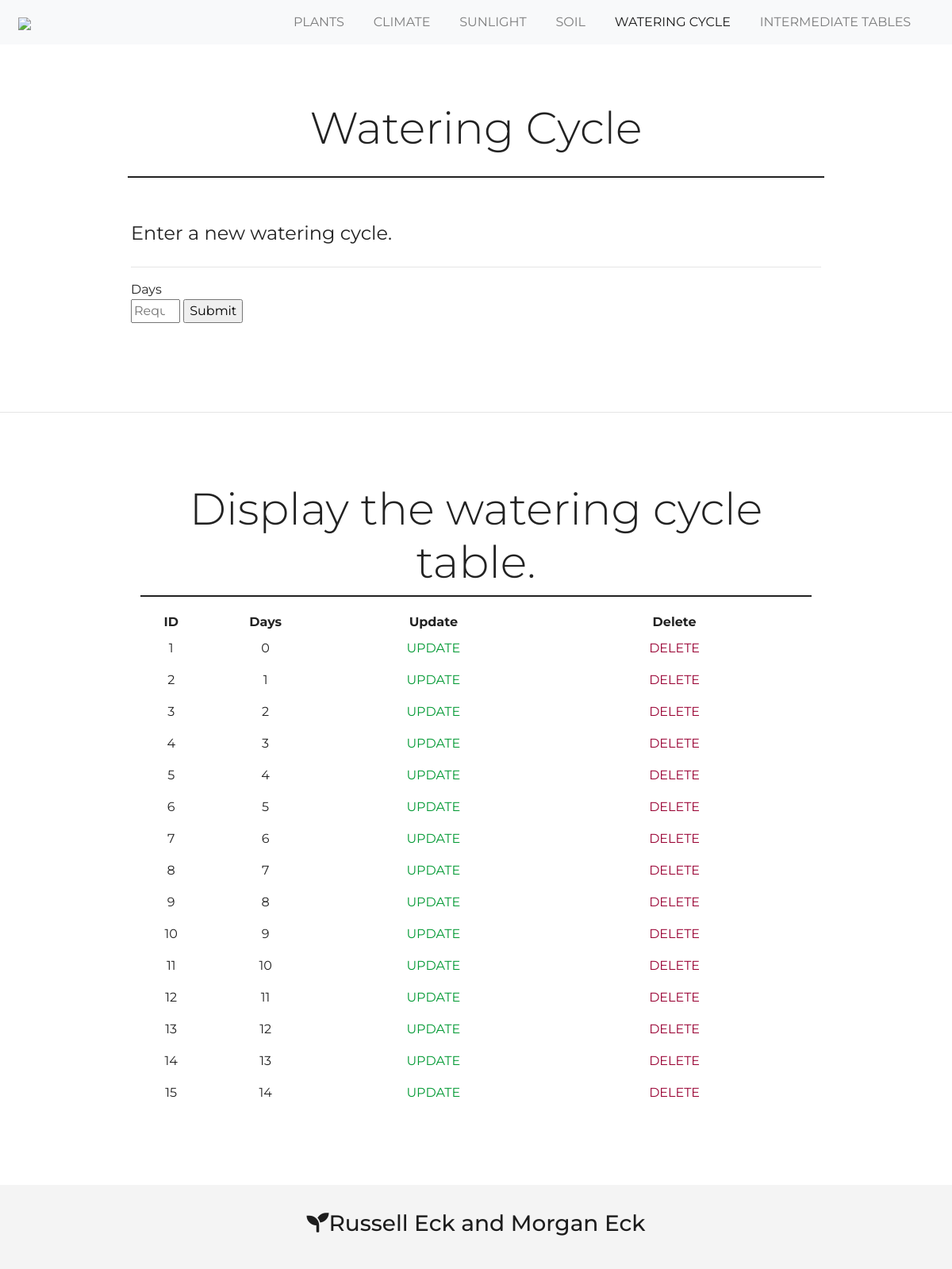
The app's page /wateringcycle.php with its own data.
### tables this page shows
CREATE TABLE `watering_cycle` (
  `id` int(11) NOT NULL,
  `days` int(11) NOT NULL DEFAULT 0
);

### common.php (called while the page is built)
<?php
function escape($html)
{
    return htmlspecialchars($html, ENT_QUOTES | ENT_SUBSTITUTE, "UTF-8");
}

### wateringcycle.php (the view, shortened to what this page needs)
<!DOCTYPE html>
<html lang="en">
<head>
	<link rel="stylesheet" href="https://maxcdn.bootstrapcdn.com/bootstrap/4.0.0/css/bootstrap.min.css">
	<link rel="stylesheet" href="https://cdnjs.cloudflare.com/ajax/libs/font-awesome/4.7.0/css/font-awesome.min.css">
	<link rel="stylesheet" href="https://use.fontawesome.com/releases/v5.8.2/css/all.css">
	<link href="style.css" rel="stylesheet">
</head>
<body>
<nav class = "navbar navbar-expand-md navbar-light bg-light sticky-top">
	<div class = "container-fluid">
		<a class = "navbar-brand" href = "index.php"><img src = "img/logo.png"></a>
		<div class = "collapse navbar-collapse" id = "navbarResponsive">
			<ul class = "navbar-nav ml-auto">
				<li class = "nav-item">
					<a class = "nav-link" href="index.php">PLANTS</a>
				</li>
				<li class = "nav-item">
					<a class = "nav-link" href="climate.php">CLIMATE</a>
				</li>
				<li class = "nav-item">
					<a class = "nav-link" href="sunlight.php">SUNLIGHT</a>
				</li>
				<li class = "nav-item">
					<a class = "nav-link" href="soil.php">SOIL</a>
				</li>
				<li class = "nav-item active">
					<a class = "nav-link" href="wateringcycle.php">WATERING CYCLE</a>
				</li>
				<li class = "nav-item">
					<a class = "nav-link" href="intermediatetables.php">INTERMEDIATE TABLES</a>
				</li>
			</ul>
		</div>
	</div>
</nav>
<br/>
<div class = "container-fluid padding">
	<div class = "row welcomeSection text-center">
		<div class = "col-12">
			<h1 class = "display-4">Watering Cycle</h1>
		</div>
		<hr>
	</div>
</div>
<?php
	require "config.php";
    require "common.php";
?>
<?php
        $connection = new PDO($dsn, $username, $password, $options);
        $sql = "SELECT * FROM watering_cycle";
        $statement = $connection->prepare($sql);
        $statement->execute();
        $result = $statement->fetchAll();
?>
<div class = "container-fluid form-group contactForm">
<form id = "waterForm" name = "newWater" method = "post" role="form" class="form-horizontal" >
    <fieldset>
        <legend>Enter a new watering cycle.</legend>
        <hr>
        <label>Days
        	<br/>
            <input type = "number" class = "submissionField" name = "days" id = "days" min = "0" max = "364" size = "20" maxlength = "50" placeholder = "Required Integer" required>
       	</label>
        <input type = "submit" name = "submit" value = "Submit" />
    </fieldset>
</form>
<br/>
<br/>
</div>
<br/>
<hr>
<?php
try {
  $connection = new PDO($dsn, $username, $password, $options);
  $sql = "SELECT * FROM watering_cycle";
  $statement = $connection->prepare($sql);
  $statement->execute();
  $result = $statement->fetchAll();
} catch(PDOException $error) {
  echo $sql . "<br>" . $error->getMessage();
}
?>
<br/>
<div class = "container-fluid padding">
	<div class = "row welcomeSection text-center">
		<div class = "col-12">
			<h1 class = "display-4">Display the watering cycle table.</h1>
		<hr>
		<form method = "post">
		<table style = "width:100%">
			<tr>
				<th>ID</th>
				<th>Days</th>
				<th>Update</th>
				<th>Delete</th>
			</tr>
			<?php foreach ($result as $row) { ?>
            <tr>
                <td><?php echo escape($row["id"]); ?></td>
                <td><?php echo escape($row["days"]); ?></td>
                <td><a href="updatewateringcycle.php?id=<?php echo escape($row["id"]); ?>">UPDATE</a></td>
				<td>
					<button type="submit" name="delete" class="btn" value="<?php echo escape($row["id"]); ?>">DELETE</button>
				</td>
            </tr>
        	<?php } ?>
		</table>
		</form>
	</div>
</div>
</div>
<br/>
<br/>
<footer>
	<div class = "container-fluid padding text-center">
			<h3><i class="fas fa-seedling"></i>Russell Eck and Morgan Eck</h3>
	</div>
</footer>
</body>
</html>

### style.css (style rules this page uses)
html { height: 100%; width: 100%; font-family: 'Montserrat', sans-serif; color: #222; }
body { height: 100%; width: 100%; font-family: 'Montserrat', sans-serif; color: #222; }
a { color: #009933; }
.btn { background-color: white; color: #990033; }
.navbar { padding: 0.5rem; }
.navbar-nav li { padding-right: 1.3rem; }
.nav-link { font-size: 1.0em; }
.padding { padding-bottom: 2rem; }
.welcomeSection { width: 75%; padding-top: 2rem; margin: 0 auto; }
.welcomeSection hr { border-top: 2px solid #222; width: 100%; margin-top: 0.2rem; margin-bottom: 1.2rem; }
footer { background-color: #F4F4F4; color: #1d1d1d; padding-top: 2rem; text-align: center; }
.contactForm { width: 75%; }
[class*="col-"] { padding: 1rem; }

### records on screen
watering_cycle: id "1", days "0"
watering_cycle: id "2", days "1"
watering_cycle: id "3", days "2"
watering_cycle: id "4", days "3"
watering_cycle: id "5", days "4"
watering_cycle: id "6", days "5"
watering_cycle: id "7", days "6"
watering_cycle: id "8", days "7"
watering_cycle: id "9", days "8"
watering_cycle: id "10", days "9"
watering_cycle: id "11", days "10"
watering_cycle: id "12", days "11"
watering_cycle: id "13", days "12"
watering_cycle: id "14", days "13"
watering_cycle: id "15", days "14"
